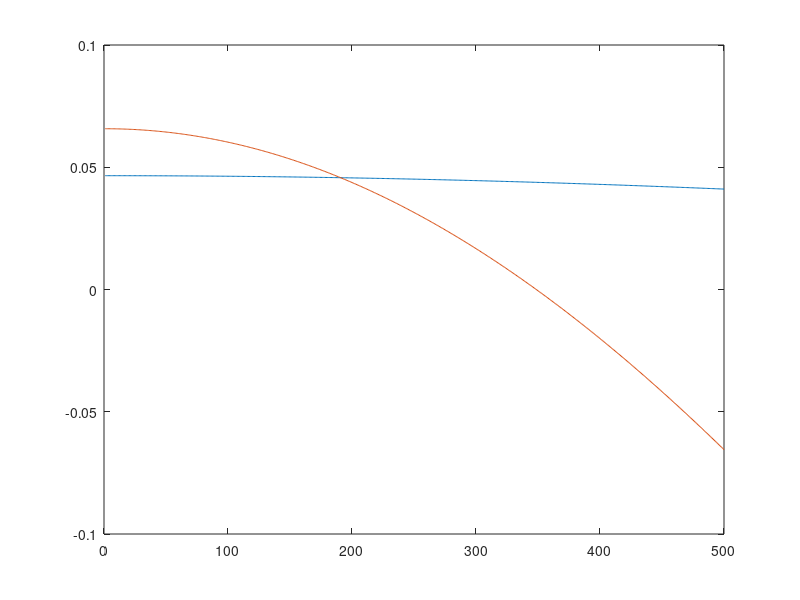

Write the MATLAB code that produced this figure.
%% D=1
% The integral eigenvalue equation
%   \lambda \phi(x) = \int K(x,y) \phi(y) dy
% is discretized via
%   \int dy  \to  \sum_{n} \frac{1}{N},
% which means that that eigenvalue equation becomes
%   \lambda \phi_m = \frac{1}{N} \sum_n K_{m,n} \phi_n.
% This is just a regular matrix eigenvalue equation. This is what we're
% implementing here. 
% Note that the $\lambda$ we're seeking is a factor % $1/N$ times the 
% eigenvalue of $K_{m,n}$.
clc;clear all; clf


L=5;                              %prec of int approx
T=1;                                %timespan
x=linspace(-T/2,T/2,L)';            %the free time variable of kernel
y=linspace(-T/2,T/2,L)';            %integrated variable in the kernel
xy=(repmat(x,1,L)-repmat(y',L,1));  %combine x and y into a matrix of x.-y

W=8;                    %freq
Ks=sin(W*xy)./xy/pi;    %kernel
Ks(isnan(Ks))=W/pi;     %sin(W*(x-y))/(pi*(x-y)) -> W/pi when (x-y)->0


[V,D]=eig(Ks);  %eigenfunctions and eigenvalues
D=diag(D)/L;    %vector form, and normalizing to the wanted eigenvalues

i=find(D>1e-4);                 %finds the largest eigenvlaues
fprintf('D = %1.4d,\t\n',D(i)); %displays those eigenvalues
plot(V(:,i));                   %plots correspoding eigenfunctions





%% D=2, p=0
clc;clear all; clf


L=500;                  %prec of int approx
eps=.1/L;               %can't have y=0
x=linspace(eps,1,L)';   %the free time variable of kernel
y=linspace(eps,1,L)';   %integrated freq variable in the kernel
[Y,X]=meshgrid(x,y);    %combine x and y into mesh (note order: [Y,X])

c=1;                        % c = \Omega T
N=0;
Ks=besselj(N,c*X.*Y).*Y;    %kernel
%Ks(isnan(Ks))=W/pi;        %sin(W*(x-y))/(pi*(x-y)) -> W/pi when (x-y)->0
%Ks

[V,D]=eig(Ks);  %eigenfunctions and eigenvalues
D=diag(D)/L;    %vector form, and normalizing


d=2;                            %dimensions
DD=(c/2/pi)^d.*abs(2*pi*D).^2;  %have to change normalization to get the wanted eigenvalues
i=find(DD>1e-4);                %finds the largest eigenvlaues

fprintf('DD = %1.4d,\t\n',sort(DD(i),1,'descend')); %displays those eigenvalues
plot(V(:,i));                                       %plots correspoding eigenfunctions













































